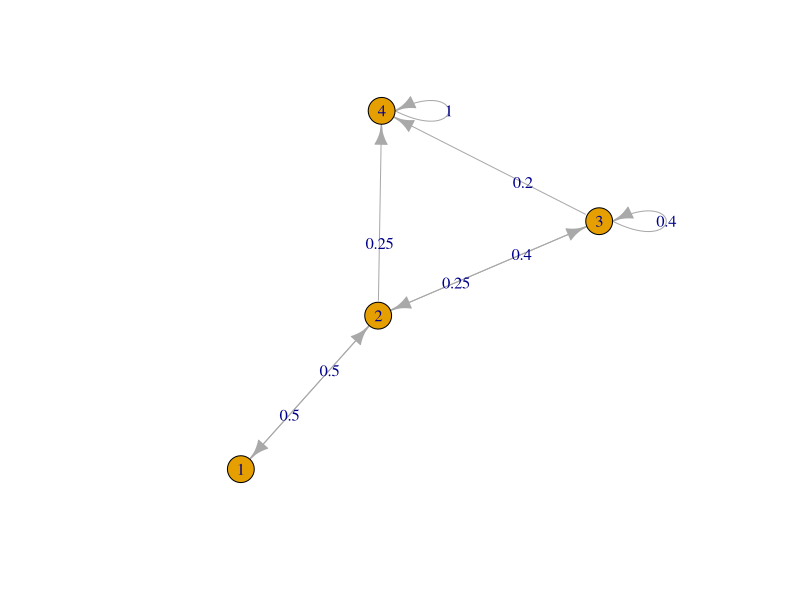
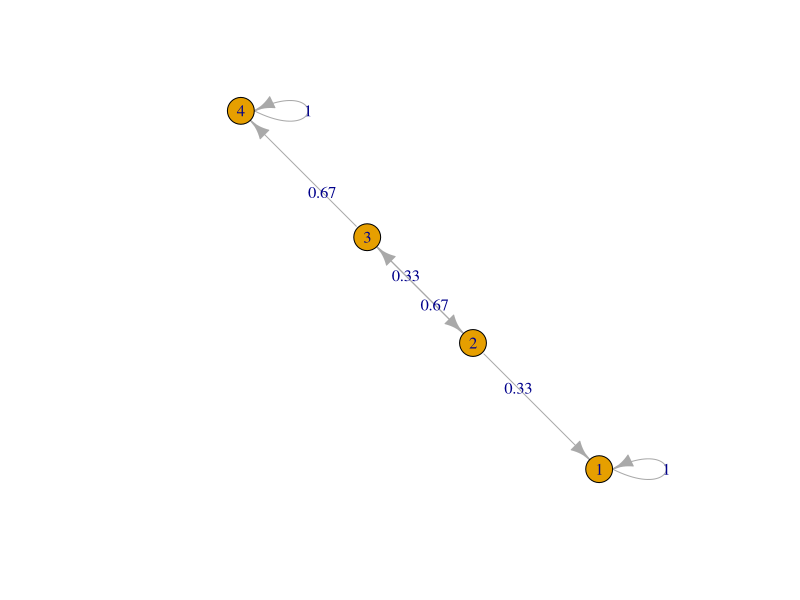

Generate these figures, in order, with R:
## ---- chunk 1
knitr::opts_chunk$set(echo = TRUE)
## ---- chunk 2
# Create my Transition Matrix
P <- matrix( c(
  0,0.5,0, 0,
  0.5, 0, 0.25, 0.25,
  0, 0.4,0.4,0.2,
  0, 0, 0, 1), nrow=4,ncol=4 
)
P <- t(P)

# Plotting the Transition Graph 
# taken from https://datascience.stackexchange.com/questions/14801/transition-plot-in-r-how-does-it-work

library(igraph)
p <- graph_from_adjacency_matrix(P, weighted = "prob")

E(p)$prob <- ifelse(is.nan(E(p)$prob), NA, E(p)$prob)

plot(p, edge.label = round(E(p)$prob, 2), edge.arrow.size= 1, edge.label.cex = 1)

## ---- chunk 3

# Create my Transition Matrix
GR <- matrix( c(
  1,0,0, 0,
  1/3, 0, 2/3, 0,
  0, 1/3,0,2/3,
  0, 0, 0, 1), nrow=4,ncol=4 
)
GR <- t(GR)

library(igraph)
gr <- graph_from_adjacency_matrix(GR, weighted = "prob")

E(gr)$prob <- ifelse(is.nan(E(gr)$prob), NA, E(gr)$prob)

plot(gr, edge.label = round(E(gr)$prob, 2), edge.arrow.size= 1, edge.label.cex = 1)
